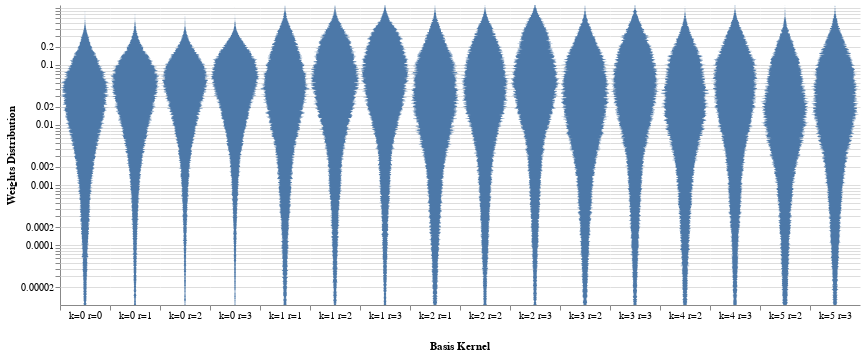

Source (notebook cell):
### Code cell
base.plot_weights_hist(W, binspace='log', wrange=(1e-5,1), bins=1000)

### Figure 1 — Vega-Lite specification as saved in the notebook (floating-point values rounded to 4 significant figures; data arrays with more than 128 entries replaced by an {"elided": "..."} marker saying what was removed)
{"config": {"view": {"continuousWidth": 400, "continuousHeight": 300, "stroke": null}, "facet": {"spacing": 0}}, "data": {"name": "data-3379cb9d318067ee848ec2a5d653f5b7"}, "mark": {"type": "area", "orient": "horizontal"}, "encoding": {"column": {"type": "nominal", "field": "name", "header": {"labelOrient": "bottom", "labelPadding": 0, "titleOrient": "bottom"}, "title": "Basis Kernel"}, "x": {"type": "quantitative", "axis": {"grid": false, "labels": false, "ticks": true, "values": [0]}, "field": "density", "impute": null, "stack": "center", "title": null}, "y": {"type": "quantitative", "axis": {"title": "Weights Distribution"}, "field": "w", "scale": {"constant": 0.04971, "domain": [1.006e-05, 0.9943], "type": "log"}}}, "selection": {"selector001": {"type": "interval", "bind": "scales", "encodings": ["y"]}}, "width": 50, "$schema": "https://vega.github.io/schema/vega-lite/v4.8.1.json", "datasets": {"data-3379cb9d318067ee848ec2a5d653f5b7": {"elided": "15984 records"}}}
